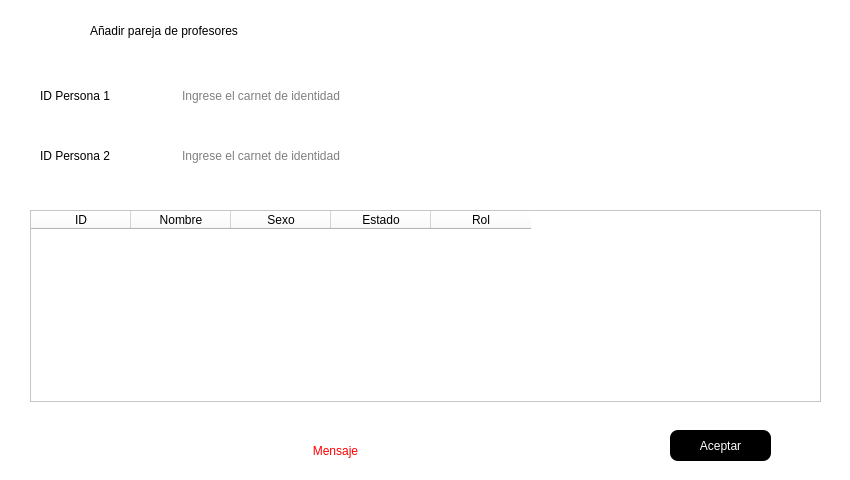
<?xml version="1.0" encoding="UTF-8"?>
<ui version="4.0">
 <class>InsertParejaWorker</class>
 <widget class="QDialog" name="InsertParejaWorker">
  <property name="windowModality">
   <enum>Qt::ApplicationModal</enum>
  </property>
  <property name="geometry">
   <rect>
    <x>0</x>
    <y>0</y>
    <width>850</width>
    <height>480</height>
   </rect>
  </property>
  <property name="minimumSize">
   <size>
    <width>850</width>
    <height>480</height>
   </size>
  </property>
  <property name="maximumSize">
   <size>
    <width>850</width>
    <height>480</height>
   </size>
  </property>
  <property name="windowTitle">
   <string>Añadir</string>
  </property>
  <property name="styleSheet">
   <string notr="true">background-color: rgb(255, 255, 255);</string>
  </property>
  <widget class="QLabel" name="lblMensaje7">
   <property name="geometry">
    <rect>
     <x>30</x>
     <y>440</y>
     <width>611</width>
     <height>21</height>
    </rect>
   </property>
   <property name="styleSheet">
    <string notr="true">color: rgb(255, 0, 0);
font: 14pt &quot;Arial&quot;;</string>
   </property>
   <property name="text">
    <string>Mensaje</string>
   </property>
   <property name="alignment">
    <set>Qt::AlignCenter</set>
   </property>
  </widget>
  <widget class="QLineEdit" name="txtID">
   <property name="geometry">
    <rect>
     <x>180</x>
     <y>80</y>
     <width>261</width>
     <height>31</height>
    </rect>
   </property>
   <property name="styleSheet">
    <string notr="true">font: 14pt &quot;Arial&quot;;
border-radius:8px</string>
   </property>
   <property name="placeholderText">
    <string>Ingrese el carnet de identidad</string>
   </property>
  </widget>
  <widget class="QLineEdit" name="txtID_2">
   <property name="geometry">
    <rect>
     <x>180</x>
     <y>140</y>
     <width>261</width>
     <height>31</height>
    </rect>
   </property>
   <property name="styleSheet">
    <string notr="true">font: 14pt &quot;Arial&quot;;
border-radius:8px</string>
   </property>
   <property name="placeholderText">
    <string>Ingrese el carnet de identidad</string>
   </property>
  </widget>
  <widget class="QPushButton" name="btnAceptar6">
   <property name="geometry">
    <rect>
     <x>670</x>
     <y>430</y>
     <width>101</width>
     <height>31</height>
    </rect>
   </property>
   <property name="cursor">
    <cursorShape>OpenHandCursor</cursorShape>
   </property>
   <property name="styleSheet">
    <string notr="true">font: 14pt &quot;Arial&quot;;
background-color: rgb(0, 0, 0);
color: rgb(255, 255, 255);


border-radius:8px</string>
   </property>
   <property name="text">
    <string>Aceptar</string>
   </property>
  </widget>
  <widget class="QLabel" name="label_3">
   <property name="geometry">
    <rect>
     <x>90</x>
     <y>10</y>
     <width>281</width>
     <height>41</height>
    </rect>
   </property>
   <property name="styleSheet">
    <string notr="true">font: 900 14pt &quot;Segoe UI Black&quot;;</string>
   </property>
   <property name="text">
    <string>Añadir pareja de profesores</string>
   </property>
  </widget>
  <widget class="QTableWidget" name="tblWorker">
   <property name="geometry">
    <rect>
     <x>30</x>
     <y>210</y>
     <width>791</width>
     <height>192</height>
    </rect>
   </property>
   <property name="font">
    <font>
     <family>Segoe UI Black</family>
     <bold>true</bold>
    </font>
   </property>
   <column>
    <property name="text">
     <string>ID</string>
    </property>
   </column>
   <column>
    <property name="text">
     <string>Nombre</string>
    </property>
   </column>
   <column>
    <property name="text">
     <string>Sexo</string>
    </property>
   </column>
   <column>
    <property name="text">
     <string>Estado</string>
    </property>
   </column>
   <column>
    <property name="text">
     <string>Rol</string>
    </property>
   </column>
  </widget>
  <widget class="QLabel" name="label_4">
   <property name="geometry">
    <rect>
     <x>40</x>
     <y>80</y>
     <width>121</width>
     <height>31</height>
    </rect>
   </property>
   <property name="styleSheet">
    <string notr="true">font: 900 14pt &quot;Segoe UI Black&quot;;</string>
   </property>
   <property name="text">
    <string>ID Persona 1</string>
   </property>
  </widget>
  <widget class="QLabel" name="label_5">
   <property name="geometry">
    <rect>
     <x>40</x>
     <y>140</y>
     <width>121</width>
     <height>31</height>
    </rect>
   </property>
   <property name="styleSheet">
    <string notr="true">font: 900 14pt &quot;Segoe UI Black&quot;;</string>
   </property>
   <property name="text">
    <string>ID Persona 2</string>
   </property>
  </widget>
 </widget>
 <resources/>
 <connections/>
</ui>
